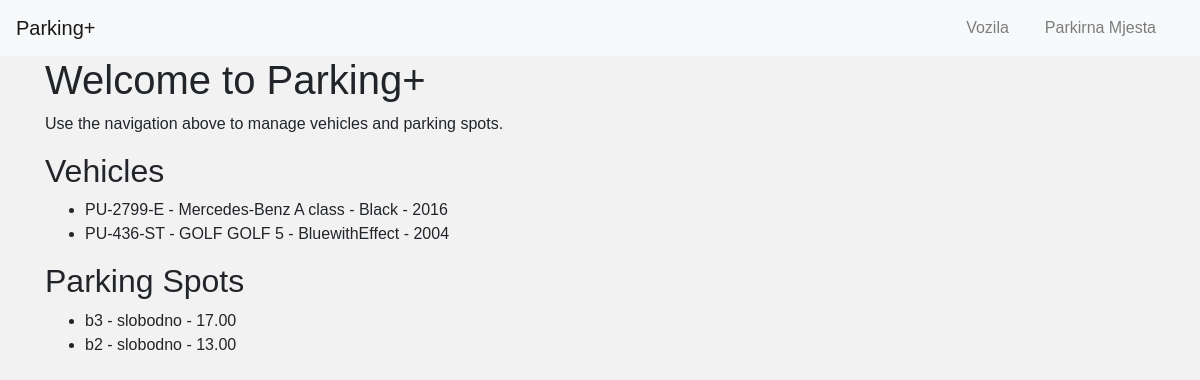
Before: / with the older database file.
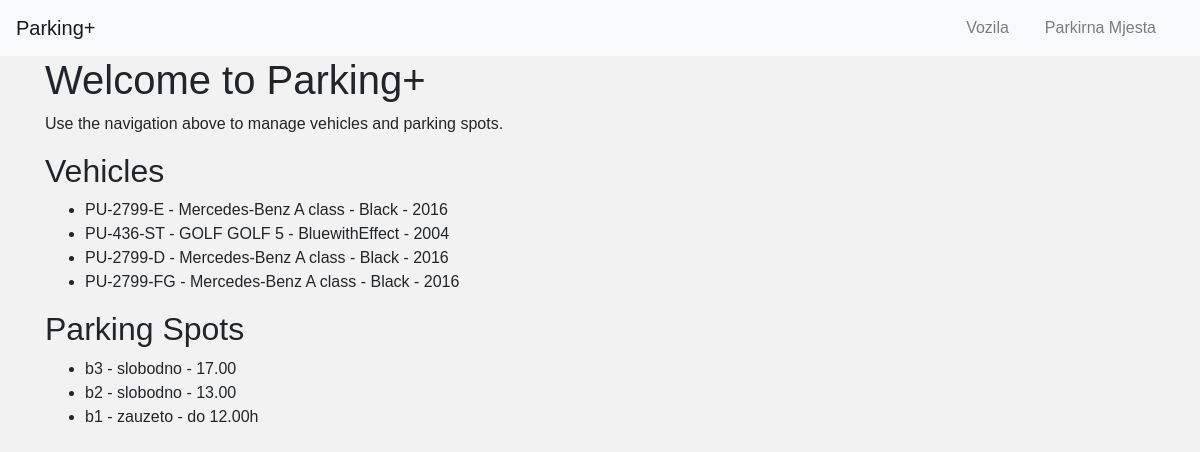
After: the same page with the newer database file.
### tables this page shows
CREATE TABLE Vozilo (
    RegistarskaOznaka TEXT PRIMARY KEY,
    Marka TEXT NOT NULL,
    Model TEXT NOT NULL,
    Boja TEXT,
    GodinaProizvodnje INTEGER
);

CREATE TABLE ParkirnoMjesto (
    IdentifikatorMjesta TEXT PRIMARY KEY,
    Status TEXT NOT NULL,
    VrijemeParkiranja TEXT
);

### app.py (the view)
@app.route('/')
def index():
    conn = get_db_connection()
    vozila = conn.execute('SELECT * FROM Vozilo').fetchall()
    parkirna_mjesta = conn.execute('SELECT * FROM ParkirnoMjesto').fetchall()
    conn.close()
    return render_template('index.html', vozila=vozila, parkirna_mjesta=parkirna_mjesta)

### app.py (called while the page is built)
def get_db_connection():
    conn = sqlite3.connect(DATABASE)
    conn.row_factory = sqlite3.Row
    return conn

### templates/index.html (shortened to what this page needs)
{% extends "base.html" %}
{% block content %}
<h1>Welcome to Parking+</h1>
<p>Use the navigation above to manage vehicles and parking spots.</p>
<h2>Vehicles</h2>
<ul>
    {% for vozilo in vozila %}
        <li>{{ vozilo.RegistarskaOznaka }} - {{ vozilo.Marka }} {{ vozilo.Model }} - {{ vozilo.Boja }} - {{ vozilo.GodinaProizvodnje }}</li>
    {% endfor %}
</ul>
<h2>Parking Spots</h2>
<ul id="parking-spots">
    {% for mjesto in parkirna_mjesta %}
        <li id="spot-{{ mjesto.IdentifikatorMjesta }}">{{ mjesto.IdentifikatorMjesta }} - {{ mjesto.Status }} - {{ mjesto.VrijemeParkiranja }}</li>
    {% endfor %}
</ul>
{% endblock %}

### templates/base.html (shortened to what this page needs)
<!DOCTYPE html>
<html lang="en">
<head>
    <link rel="stylesheet" href="https://maxcdn.bootstrapcdn.com/bootstrap/4.0.0/css/bootstrap.min.css">
    <link rel="stylesheet" href="{{ url_for('static', filename='style.css') }}">
</head>
<body>
    <nav class="navbar navbar-expand-lg navbar-light bg-light">
        <a class="navbar-brand" href="{{ url_for('index') }}">Parking+</a>
        <div class="collapse navbar-collapse">
            <ul class="navbar-nav ml-auto">
                <li class="nav-item">
                    <a class="nav-link" href="{{ url_for('vozila') }}">Vozila</a>
                </li>
                <li class="nav-item">
                    <a class="nav-link" href="{{ url_for('parkirna_mjesta') }}">Parkirna Mjesta</a>
                </li>
            </ul>
        </div>
    </nav>
    <div class="container">
        {% block content %}{% endblock %}
    </div>
</body>
</html>

### static/style.css (style rules this page uses)
body { font-family: Arial, sans-serif; margin: 0; padding: 0; background-color: #f2f2f2; }
nav ul { list-style-type: none; padding: 0; margin: 0; }
nav ul li { display: inline; margin-right: 20px; }
nav ul li a { color: #fff; text-decoration: none; }

Changed rows visible on the page:
added Vozilo: RegistarskaOznaka "PU-2799-D", Marka "Mercedes-Benz", Model "A class", Boja "Black", GodinaProizvodnje "2016"
added Vozilo: RegistarskaOznaka "PU-2799-FG", Marka "Mercedes-Benz", Model "A class", Boja "Black", GodinaProizvodnje "2016"
added ParkirnoMjesto: IdentifikatorMjesta "b1", Status "zauzeto", VrijemeParkiranja "do 12.00h"
